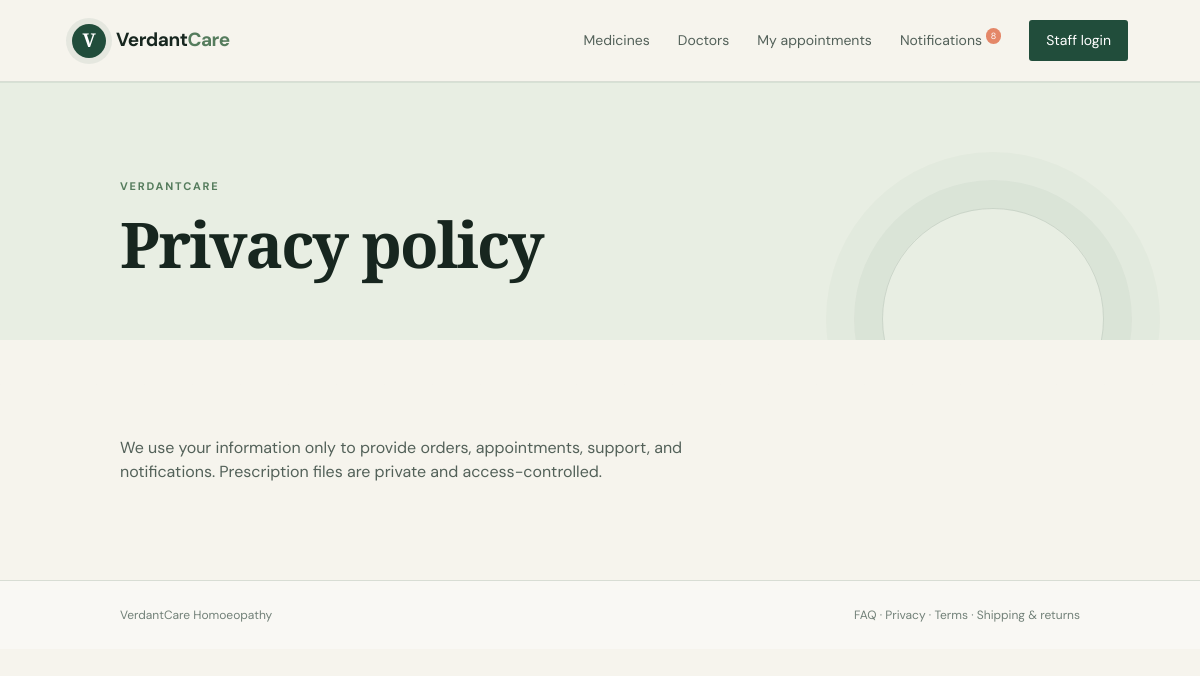
Screenshot of /pages/privacy/ (signed in) with the database file from the repository.
### store/models.py (models this page shows, shortened)
class Notification(models.Model):
    CHANNEL_CHOICES = [("site", "Site"), ("email", "Email"), ("sms", "SMS")]
    EVENT_CHOICES = [
        ("order_placed", "Order placed"), ("order_confirmed", "Order confirmed"), ("order_shipped", "Order shipped"),
        ("order_delivered", "Order delivered"), ("order_cancelled", "Order cancelled"), ("appointment_booked", "Appointment booked"),
        ("appointment_confirmed", "Appointment confirmed"), ("appointment_rescheduled", "Appointment rescheduled"),
        ("appointment_cancelled", "Appointment cancelled"), ("appointment_reminder", "Appointment reminder"),
    ]
    user = models.ForeignKey(User, on_delete=models.CASCADE, related_name="notifications")
    event = models.CharField(max_length=40, choices=EVENT_CHOICES)
    channel = models.CharField(max_length=10, choices=CHANNEL_CHOICES)
    title = models.CharField(max_length=180)
    message = models.TextField()
    read = models.BooleanField(default=False)
    delivered = models.BooleanField(default=False)
    created_at = models.DateTimeField(auto_now_add=True)
    class Meta:
        ordering = ["-created_at"]

class SiteContent(models.Model):
    key = models.CharField(max_length=40, unique=True)
    title = models.CharField(max_length=160, blank=True)
    body = models.TextField(blank=True)
    published = models.BooleanField(default=True)
    updated_at = models.DateTimeField(auto_now=True)

### store/views.py (the view)
# urls.py: path("pages/<slug:key>/", views.content_page, name="content_page"),
def content_page(request, key):
    content = get_object_or_404(SiteContent, key=key, published=True)
    return render(request, "store/content_page.html", {"content": content})

### templates/store/content_page.html
{% extends 'base.html' %}{% block title %}{{ content.title }} | VerdantCare{% endblock %}{% block content %}<section class="page-intro"><p class="eyebrow">VerdantCare</p><h1>{{ content.title }}</h1></section><section class="section policy-copy"><div>{{ content.body|linebreaks }}</div></section>{% endblock %}

### templates/base.html (shortened to what this page needs)
{% load static %}
<!doctype html>
<html lang="en">
<head>
  <link rel="stylesheet" href="{% static 'css/site.css' %}">
  <link rel="stylesheet" href="{% static 'css/notifications.css' %}">
  <link rel="stylesheet" href="{% static 'css/cms.css' %}">
  <link rel="stylesheet" href="{% static 'css/motion.css' %}">
  <link rel="stylesheet" href="{% static 'css/design.css' %}">
  <link rel="stylesheet" href="{% static 'css/showcase.css' %}">
  <link rel="stylesheet" href="{% static 'css/notification-page.css' %}">
</head>
<body>
<header class="site-header">
  <a class="brand" href="{% url 'home' %}"><span class="brand-mark">V</span><span>Verdant<span>Care</span></span></a>
  <nav>
    <a href="{% url 'medicine_list' %}">Medicines</a>
    <a href="{% url 'doctor_list' %}">Doctors</a>
    {% if user.is_authenticated %}<a href="{% url 'appointment_list' %}">My appointments</a><a href="{% url 'notification_list' %}">Notifications{% if user.notifications.all|length %} <sup>{{ user.notifications.all|length }}</sup>{% endif %}</a>{% endif %}
    {% if user.is_staff %}<a href="{% url 'medicine_management' %}">Manage</a><a class="nav-action" href="{% url 'dashboard' %}">Dashboard</a>{% else %}<a class="nav-action" href="/admin/login/">Staff login</a>{% endif %}
  </nav>
</header>
<main>{% block content %}{% endblock %}</main>
<footer><span>VerdantCare Homoeopathy</span><span><a href="{% url 'faq_page' %}">FAQ</a> · <a href="{% url 'content_page' 'privacy' %}">Privacy</a> · <a href="{% url 'content_page' 'terms' %}">Terms</a> · <a href="{% url 'content_page' 'shipping-returns' %}">Shipping & returns</a></span></footer>
</body>
</html>

### static/css/site.css (style rules this page uses)
:root { --ink:#17261f;--forest:#214d3b;--moss:#557c5d;--sage:#dfe9d9;--cream:#f6f4ed;--coral:#e48768;--line:#d8ddd4;--muted:#718078 }
* { box-sizing:border-box }
body { margin:0;background:var(--cream);color:var(--ink);font-family:'DM Sans',sans-serif;line-height:1.5 }
a { color:inherit;text-decoration:none }
.site-header { height:82px;display:flex;align-items:center;justify-content:space-between;padding:0 6vw;border-bottom:1px solid var(--line);background:rgba(246,244,237,.9);position:relative;z-index:2 }
.brand { display:flex;gap:10px;align-items:center;font-weight:700;font-size:19px;letter-spacing:-.5px }
.brand>span:last-child>span { color:var(--moss) }
.brand-mark { width:34px;height:34px;border-radius:50%;display:grid;place-items:center;background:var(--forest);color:white;font-family:'Playfair Display',serif;font-size:19px }
nav { display:flex;gap:28px;align-items:center;font-size:14px;color:#536159 }
.nav-action { padding:10px 17px;background:var(--forest);color:white;border-radius:3px }
.eyebrow,.card-kicker { text-transform:uppercase;letter-spacing:1.8px;font-size:11px;color:var(--moss);font-weight:700 }
.hero h1,.page-intro h1,.form-wrap h1 { font:700 clamp(45px,6vw,79px)/1.02 'Playfair Display',serif;letter-spacing:-2px;margin:17px 0 22px }
.section { padding:80px 10vw }
.page-intro { padding:85px 10vw 42px;background:#e8eee3 }
.page-intro h1 { font-size:63px }
footer { display:flex;justify-content:space-between;padding:25px 10vw;border-top:1px solid var(--line);color:var(--muted);font-size:12px }

### static/css/notifications.css (style rules this page uses)
.management-nav sup,nav sup { background:var(--coral);color:white;border-radius:20px;padding:2px 5px;font-size:9px }

### static/css/cms.css (style rules this page uses)
.policy-copy { max-width:820px;font-size:16px;color:#536159 }

### static/css/motion.css (style rules this page uses)
body { animation:page-in .7s cubic-bezier(.22,.61,.36,1) both }
.site-header { animation:page-in .55s .05s both }
.section-heading,.page-intro>* { animation:page-in .7s .16s both }
.nav-action { transition:transform .25s ease,box-shadow .25s ease }

### static/css/design.css (style rules this page uses)
:root { --paper:#f6f4ed;--paper-deep:#edf1e8;--ink-soft:#53635a;--shadow:0 22px 55px rgba(31,67,49,.09) }
html { overflow-x:hidden }
body { overflow-x:hidden;background:var(--paper);color:var(--ink) }
body:before { content:"";position:fixed;inset:0;pointer-events:none;opacity:.28;background-image:linear-gradient(rgba(33,77,59,.035) 1px,transparent 1px),linear-gradient(90deg,rgba(33,77,59,.035) 1px,transparent 1px);background-size:48px 48px;mask-image:linear-gradient(to bottom,black,transparent 75%);z-index:-1 }
.site-header { position:sticky;top:0;backdrop-filter:blur(18px);background:rgba(246,244,237,.84);box-shadow:0 1px 0 rgba(33,77,59,.08);transition:height .3s ease,box-shadow .3s ease }
.brand { white-space:nowrap }
.brand-mark { box-shadow:0 0 0 6px rgba(33,77,59,.08) }
nav { flex-wrap:wrap;justify-content:flex-end }
nav a { white-space:nowrap }
.section { position:relative }
.page-intro { position:relative;overflow:hidden }
.page-intro:after { content:"";position:absolute;right:8vw;bottom:-90px;width:220px;height:220px;border:1px solid rgba(33,77,59,.15);border-radius:50%;box-shadow:0 0 0 28px rgba(33,77,59,.04),0 0 0 56px rgba(33,77,59,.025) }
footer { background:rgba(255,255,255,.38) }
footer a { transition:color .2s ease }

### rows the page displays
SiteContent: title "Privacy policy", body "We use your information only to provide orders, appointments, support, and notifications. Prescription files are private and access-controlled."

### other values shown
{{ user.notifications.all|length }} "8"
